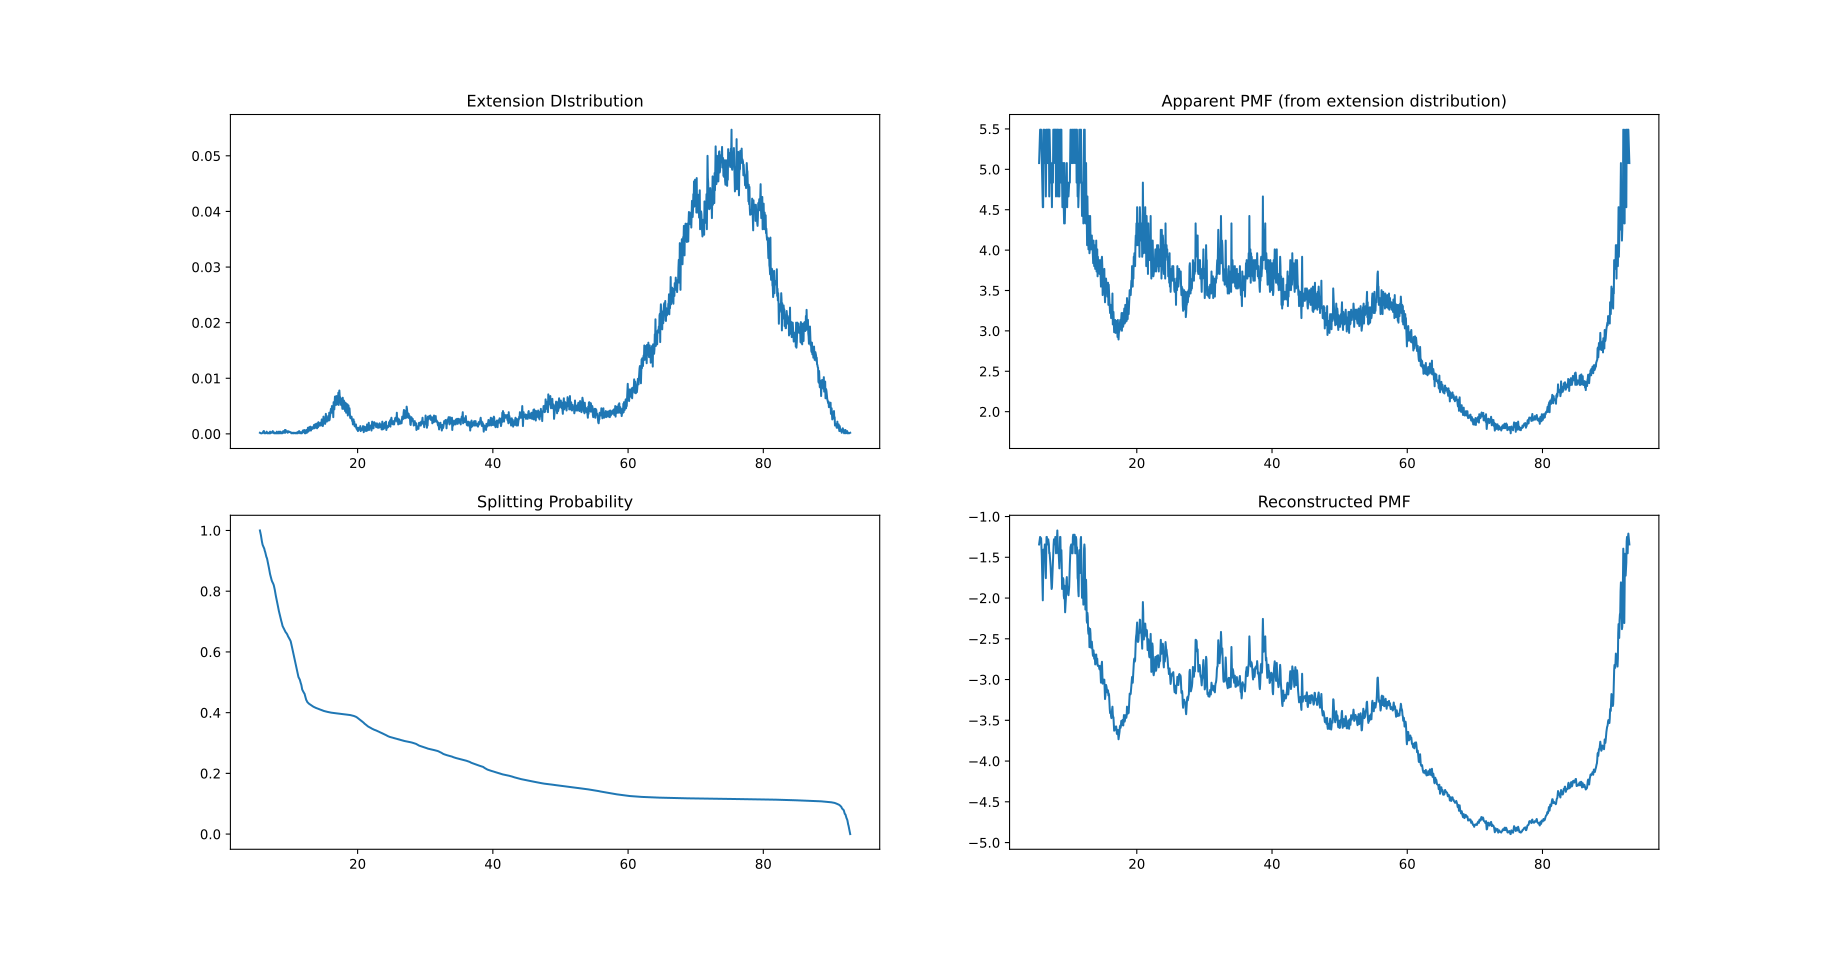

Generate this figure with Python:
import matplotlib.axes
import numpy as np
import scipy
import pandas as pd
import matplotlib.pyplot as plt
import seaborn
import os

## Constants -------------------------
CAL_TO_JOULE = 4.184  # 1 cal = 4.184 J
K_b = 8.314 / (CAL_TO_JOULE * 1000)  # ideal gas constant in kcal/(mol K)

## INPUT -----------------------
dist_vs_pdf_file = "dist_vs_pdf.dat"    # Input distance vs probability file
T = 300         # Constant Temp (K)

x_f = 0          # LEFT Absorbing Boundary - Folded state extension (in A)
x_u = 100        # RIGHT Absorbing Boundary - Unfolded state extension (in A)

## OUTPUT ----------------------
output_file = "sp_pmf.csv"

## ----------------------------------

dist_pdf_df = pd.read_csv(dist_vs_pdf_file, sep=r"\s+", comment="#", names=("DIST", "PDF"))

# SUbset of dataset for integration
int_df = dist_pdf_df.loc[dist_pdf_df["DIST"] >= x_f].loc[dist_pdf_df["DIST"] <= x_u]

# Apparaent PMF - PMF from extension distribution = -K_b * T * ln(P(x)) , where P(x) is extension probability distribution
pmf_apparent = np.log(int_df["PDF"].astype("float128").values) * (-K_b * T)
int_df["PMF_APP"] = pmf_apparent

# purge infinite PMF values due to PDF = 0 (or very low) values
int_df.replace([np.inf, -np.inf], np.nan, inplace=True)
int_df.dropna(subset=["PMF_APP"], axis=0, how="all", inplace=True)

# Reciprocal of PDF
pdf_recip = (1 / int_df["PDF"].astype(np.float128).values)
int_df["PDF_RECIP"] = pdf_recip

# Integral in the denominator = Constant
c = scipy.integrate.trapezoid(y=int_df["PDF_RECIP"].values, x=int_df["DIST"].values)
#c = scipy.integrate.trapezoid(y=int_df["PDF"].values, x=int_df["DIST"].values)

## Calculating Spltting Probability Sp(x) -------------------------
dist_col_index = int_df.columns.get_loc("DIST")
sample_count = len(int_df["DIST"])

split_prob = np.zeros((sample_count,), dtype=np.float128)

for i in range(0, sample_count):
    _dist = int_df.iat[i, dist_col_index]

    _df = int_df.loc[int_df["DIST"] >= _dist]
    _v = scipy.integrate.trapezoid(y=_df["PDF_RECIP"], x=_df["DIST"])
    # _v = scipy.integrate.trapezoid(y=_df["PDF"], x=_df["DIST"])
    split_prob[i] = _v / c

int_df["SP"] = split_prob
# ------------------------------------------------------------------------

## Re-constructing PMF from Sp(x)
grad = np.gradient(int_df["SP"], int_df["DIST"])
pmf_re = np.log(-grad) * K_b * T       # Since gradient is always negative for SP (fold)
int_df["PMF_RE"] = pmf_re              # Reconstructed PMF from Sp(x)

# Writing Output File
int_df[["DIST", "PDF", "PMF_APP", "SP", "PMF_RE"]].to_csv(output_file, sep="\t", header=True, index=False, index_label=False)

# Plotting
fig, axes  = plt.subplots(2,2)

axes[0, 0].plot(int_df["DIST"], int_df["PDF"])
axes[0, 0].set_title("Extension DIstribution")

axes[0, 1].plot(int_df["DIST"], int_df["PMF_APP"])
axes[0, 1].set_title("Apparent PMF (from extension distribution)")

axes[1, 0].plot(int_df["DIST"], int_df["SP"])
axes[1, 0].set_title("Splitting Probability")

axes[1, 1].plot(int_df["DIST"], int_df["PMF_RE"])
axes[1, 1].set_title("Reconstructed PMF")

plt.show()
